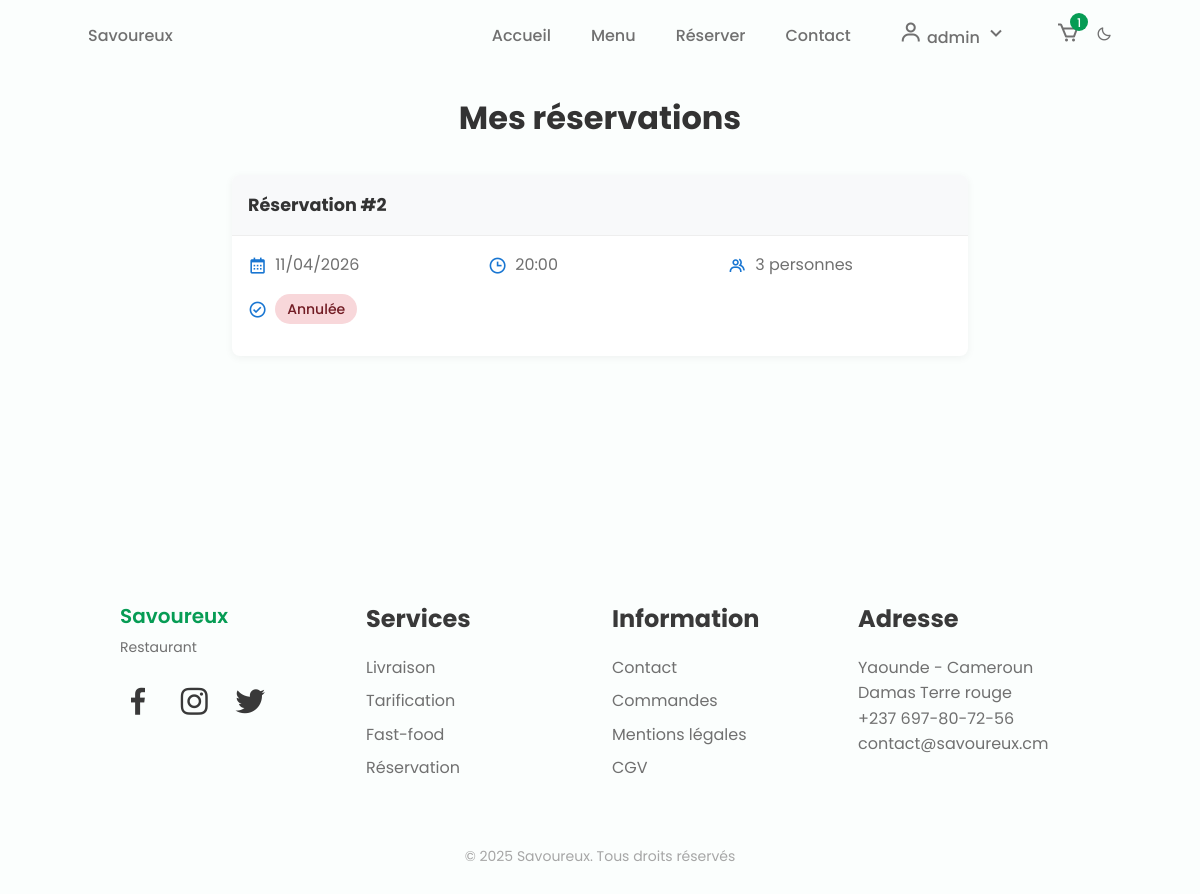
/my-reservations/ (signed in), run on the app's committed database.
### ecomm/models.py (models this page shows, shortened)
class Cart(models.Model):
    user = models.OneToOneField(User, on_delete=models.CASCADE)
    created_at = models.DateTimeField(auto_now_add=True)
    updated_at = models.DateTimeField(auto_now=True)
    def get_total_items(self):
        return self.cartitem_set.aggregate(total_items=models.Sum('quantity'))['total_items'] or 0

class Reservation(models.Model):
    STATUS_CHOICES = [
        ('pending', 'En attente'),
        ('confirmed', 'Confirmée'),
        ('cancelled', 'Annulée'),
    ]
    user = models.ForeignKey(User, on_delete=models.CASCADE)
    date = models.DateField()
    time = models.TimeField()
    number_of_guests = models.PositiveIntegerField()
    status = models.CharField(max_length=20, choices=STATUS_CHOICES, default='pending')
    special_requests = models.TextField(blank=True)
    phone_number = models.CharField(max_length=20)
    created_at = models.DateTimeField(auto_now_add=True)

### ecomm/views.py (the view)
# urls.py: path('my-reservations/', views.my_reservations, name='my_reservations'),
@login_required
def my_reservations(request):
    reservations = Reservation.objects.filter(user=request.user).order_by('-date')
    return render(request, 'my_reservations.html', {'reservations': reservations})

### ecomm/templates/my_reservations.html (shortened to what this page needs)
{% extends 'base.html' %}
{% load static %}
{% block content %}
<div class="reservations-container">
    <h1 class="page-title">Mes réservations</h1>
    {% if reservations %}
        {% for reservation in reservations %}
        <div class="reservation-card">
            <div class="reservation-header">
                <h3>Réservation #{{ reservation.id }}</h3>
            </div>
            <div class="reservation-body">
                <div class="reservation-info">
                    <div class="info-item">
                        <i class='bx bx-calendar'></i>
                        <span>{{ reservation.date|date:"d/m/Y" }}</span>
                    </div>
                    <div class="info-item">
                        <i class='bx bx-time'></i>
                        <span>{{ reservation.time|time:"H:i" }}</span>
                    </div>
                    <div class="info-item">
                        <i class='bx bx-group'></i>
                        <span>{{ reservation.number_of_guests }} personne{{ reservation.number_of_guests|pluralize:"s" }}</span>
                    </div>
                    <div class="info-item">
                        <i class='bx bx-check-circle'></i>
                        <span class="status-badge status-{{ reservation.status }}">
                            {{ reservation.get_status_display }}
                        </span>
                    </div>
                </div>
            </div>
        </div>
        {% endfor %}
    {% endif %}
</div>
{% endblock %}

### ecomm/templates/base.html (shortened to what this page needs)
{% load static %}
<!DOCTYPE html>
<html lang="fr">
<head>
    <link href='https://cdn.jsdelivr.net/npm/boxicons@2.0.5/css/boxicons.min.css' rel='stylesheet'>
    <link rel="stylesheet" href="{% static 'css/styles.css' %}">
</head>
<body>
    <header class="l-header" id="header">
        <nav class="nav bd-container">
            <a href="{% url 'index' %}" class="nav__logo">Savoureux</a>
            <div class="nav__menu" id="nav-menu">
                <ul class="nav__list">
                    <li class="nav__item"><a href="{% url 'index' %}" class="nav__link {% if request.resolver_match.url_name == 'index' %}active{% endif %}">Accueil</a></li>
                    <li class="nav__item"><a href="{% url 'menu' %}" class="nav__link {% if request.resolver_match.url_name == 'menu' %}active{% endif %}">Menu</a></li>
                    <li class="nav__item"><a href="{% url 'make_reservation' %}" class="nav__link {% if request.resolver_match.url_name == 'make_reservation' %}active{% endif %}">Réserver</a></li>
                    <li class="nav__item"><a href="{% url 'contact' %}" class="nav__link {% if request.resolver_match.url_name == 'contact' %}active{% endif %}">Contact</a></li>
                    {% if user.is_authenticated %}
                        <li class="nav__item user-dropdown">
                            <a href="#" class="nav__link user-dropdown-toggle">
                                <i class='bx bx-user'></i>
                                {{ user.username }}
                                <i class='bx bx-chevron-down'></i>
                            </a>
                        </li>
                        <li class="nav__item">
                            <a href="{% url 'panier' %}" class="nav__link nav__cart">
                                <i class='bx bx-cart'></i>
                                <span class="cart-count">{{ request.user.cart.get_total_items }}</span>
                            </a>
                        </li>
                    {% else %}
                        <li class="nav__item"><a href="{% url 'login' %}" class="nav__link">Connexion</a></li>
                        <li class="nav__item"><a href="{% url 'register' %}" class="nav__link">Inscription</a></li>
                    {% endif %}
                    <li><i class='bx bx-moon change-theme' id="theme-button"></i></li>
                </ul>
            </div>
        </nav>
    </header>
    <main class="l-main">
        {% block content %}
        {% endblock %}
    </main>
    <footer class="footer section bd-container">
        <div class="footer__container bd-grid">
            <div class="footer__content">
                <a href="#" class="footer__logo">Savoureux</a>
                <span class="footer__description">Restaurant</span>
                <div>
                    <a href="#" class="footer__social"><i class='bx bxl-facebook'></i></a>
                    <a href="#" class="footer__social"><i class='bx bxl-instagram'></i></a>
                    <a href="#" class="footer__social"><i class='bx bxl-twitter'></i></a>
                </div>
            </div>
            <div class="footer__content">
                <h3 class="footer__title">Services</h3>
                <ul>
                    <li><a href="#" class="footer__link">Livraison</a></li>
                    <li><a href="#" class="footer__link">Tarification</a></li>
                    <li><a href="#" class="footer__link">Fast-food</a></li>
                    <li><a href="#" class="footer__link">Réservation</a></li>
                </ul>
            </div>
            <div class="footer__content">
                <h3 class="footer__title">Information</h3>
                <ul>
                    <li><a href="{% url 'contact' %}" class="footer__link">Contact</a></li>
                    <li><a href="{% url 'my_orders' %}" class="footer__link">Commandes</a></li>
                    <li><a href="#" class="footer__link">Mentions légales</a></li>
                    <li><a href="#" class="footer__link">CGV</a></li>
                </ul>
            </div>
            <div class="footer__content">
                <h3 class="footer__title">Adresse</h3>
                <ul>
                    <li>Yaounde  - Cameroun</li>
                    <li>Damas Terre rouge</li>
                    <li>+237 697-80-72-56</li>
                    <li>contact@savoureux.cm</li>
                </ul>
            </div>
        </div>
        <p class="footer__copy">&#169; 2025 Savoureux. Tous droits réservés</p>
    </footer>
</body>
</html>

### ecomm/static/css/styles.css (style rules this page uses)
:root { --header-height: 3rem; --first-color: #069C54; --first-color-alt: #048654; --title-color: #393939; --text-color: #707070; --text-color-light: #A6A6A6; --body-color: #FBFEFD; --container-color: #FFFFFF; --body-font: 'Poppins', sans-serif; --biggest-font-size: 2.25rem; --h1-font-size: 1.5rem; --h2-font-size: 1.25rem; --h3-font-size: 1rem; --normal-font-size: .938rem; --small-font-size: .813rem; --smaller-font-size: .75rem; --font-medium: 500; --font-semi-bold: 600; --mb-1: .5rem; --mb-2: 1rem; --mb-3: 1.5rem; --mb-4: 2rem; --mb-5: 2.5rem; --mb-6: 3rem; --z-tooltip: 10; --z-fixed: 100; }
@media screen and (min-width: 768px) { :root { --biggest-font-size: 4rem; --h1-font-size: 2.25rem; --h2-font-size: 1.5rem; --h3-font-size: 1.25rem; --normal-font-size: 1rem; --small-font-size: .875rem; --smaller-font-size: .813rem; } }
*,::before,::after { box-sizing: border-box; }
html { scroll-behavior: smooth; }
.bx { font-size: 1.5em; }
.change-theme { position: absolute; right: 1rem; top: 1.8rem; color: var(--text-color); font-size: 1rem; cursor: pointer; }
body { margin: var(--header-height) 0 0 0; font-family: var(--body-font); font-size: var(--normal-font-size); background-color: var(--body-color); color: var(--text-color); line-height: 1.6; }
h1,h2,h3,p,ul { margin: 0; }
ul { padding: 0; list-style: none; }
a { text-decoration: none; }
.section { padding: 4rem 0 2rem; }
.bd-container { max-width: 960px; width: calc(100% - 2rem); margin-left: var(--mb-2); margin-right: var(--mb-2); }
.bd-grid { display: grid; gap: 1.5rem; }
.l-header { width: 100%; position: fixed; top: 0; left: 0; z-index: var(--z-fixed); background-color: var(--body-color); }
.nav { max-width: 1024px; height: var(--header-height); display: flex; justify-content: space-between; align-items: center; }
.nav__item { margin-bottom: var(--mb-2); }
.nav__link, .nav__logo, .nav__toggle { color: var(--text-color); font-weight: var(--font-medium); }
.nav__link { transition: .3s; }
.footer__container { grid-template-columns: repeat(auto-fit, minmax(220px, 1fr)); row-gap: 2rem; }
.footer__logo { font-size: var(--h3-font-size); color: var(--first-color); font-weight: var(--font-semi-bold); }
.footer__description { display: block; font-size: var(--small-font-size); margin: .25rem 0 var(--mb-3); }
.footer__social { font-size: 1.5rem; color: var(--title-color); margin-right: var(--mb-2); }
.footer__title { font-size: var(--h2-font-size); color: var(--title-color); margin-bottom: var(--mb-2); }
.footer__link { display: inline-block; color: var(--text-color); margin-bottom: var(--mb-1); }
.footer__copy { text-align: center; font-size: var(--small-font-size); color: var(--text-color-light); margin-top: 3.5rem; }
@media screen and (min-width: 768px) { body { margin: 0; } }
@media screen and (min-width: 768px) { .section { padding-top: 8rem; } }
@media screen and (min-width: 768px) { .nav { height: calc(var(--header-height) + 1.5rem); } }
@media screen and (min-width: 768px) { .nav__list { display: flex; align-items: center; } }
@media screen and (min-width: 768px) { .nav__item { margin-left: var(--mb-5); margin-bottom: 0; } }
@media screen and (min-width: 768px) { .change-theme { position: initial; margin-left: var(--mb-2); } }
@media screen and (min-width: 960px) { .bd-container { margin-left: auto; margin-right: auto; } }

### ecomm/templates/base.html (style rules this page uses)
.user-dropdown { position: relative; display: inline-block; }
.user-dropdown-toggle { cursor: pointer; padding: 0.5rem; border-radius: 0.5rem; transition: all 0.3s ease; }
.nav__cart { position: relative; display: inline-flex; align-items: center; }
.cart-count { position: absolute; top: -8px; right: -8px; background-color: var(--first-color); color: var(--body-color); font-size: 0.75rem; padding: 2px 6px; border-radius: 50%; min-width: 18px; height: 18px; display: flex; align-items: center; justify-content: center; }

### data on the page
Reservation: id "2", date "11/04/2026", time "20:00", number_of_guests "3", status "Annulée"

### other printed values
{{ user.username }} "admin"
{{ request.user.cart.get_total_items }} "1"
